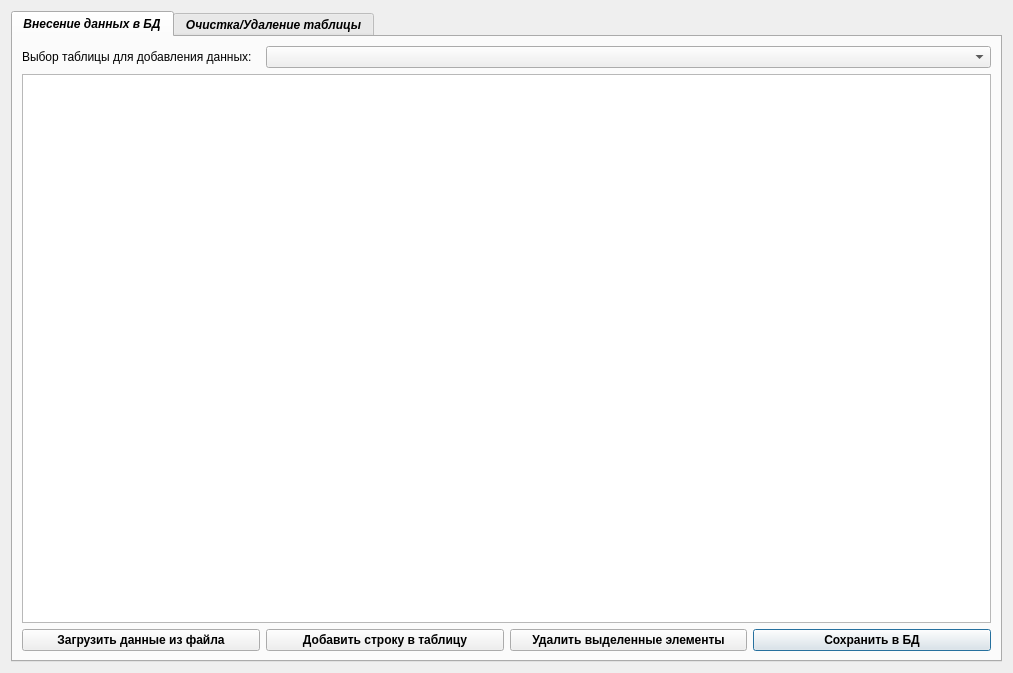
<?xml version="1.0" encoding="UTF-8"?>
<ui version="4.0">
 <class>ChangeDataWindow</class>
 <widget class="QDialog" name="ChangeDataWindow">
  <property name="geometry">
   <rect>
    <x>0</x>
    <y>0</y>
    <width>1013</width>
    <height>673</height>
   </rect>
  </property>
  <property name="windowTitle">
   <string>Изменение данных в БД</string>
  </property>
  <property name="windowIcon">
   <iconset resource="resource.qrc">
    <normaloff>:/rec/img/ico.ico</normaloff>:/rec/img/ico.ico</iconset>
  </property>
  <layout class="QHBoxLayout" name="horizontalLayout">
   <item>
    <widget class="QTabWidget" name="tabWidget">
     <property name="font">
      <font>
       <weight>75</weight>
       <italic>true</italic>
       <bold>true</bold>
      </font>
     </property>
     <property name="tabPosition">
      <enum>QTabWidget::North</enum>
     </property>
     <property name="currentIndex">
      <number>0</number>
     </property>
     <widget class="QWidget" name="addDataTab">
      <property name="font">
       <font>
        <weight>50</weight>
        <italic>false</italic>
        <bold>false</bold>
        <underline>false</underline>
       </font>
      </property>
      <attribute name="title">
       <string>Внесение данных в БД</string>
      </attribute>
      <layout class="QGridLayout" name="gridLayout_2">
       <item row="0" column="0">
        <widget class="QLabel" name="labelTableName">
         <property name="font">
          <font>
           <weight>50</weight>
           <italic>false</italic>
           <bold>false</bold>
           <underline>false</underline>
          </font>
         </property>
         <property name="text">
          <string>Выбор таблицы для добавления данных:</string>
         </property>
        </widget>
       </item>
       <item row="2" column="3">
        <widget class="QPushButton" name="pushData">
         <property name="font">
          <font>
           <weight>75</weight>
           <italic>false</italic>
           <bold>true</bold>
           <underline>false</underline>
          </font>
         </property>
         <property name="styleSheet">
          <string notr="true">QPushButton:hover { background-color: rgb(186, 189, 182) }
QPushButton:pressed { background-color: rgb(85, 87, 83) }</string>
         </property>
         <property name="text">
          <string>Сохранить в БД</string>
         </property>
        </widget>
       </item>
       <item row="2" column="0">
        <widget class="QPushButton" name="LoadFileBtn">
         <property name="font">
          <font>
           <weight>75</weight>
           <bold>true</bold>
          </font>
         </property>
         <property name="styleSheet">
          <string notr="true">QPushButton:hover { background-color: rgb(186, 189, 182) }
QPushButton:pressed { background-color: rgb(85, 87, 83) }</string>
         </property>
         <property name="text">
          <string>Загрузить данные из файла</string>
         </property>
        </widget>
       </item>
       <item row="1" column="0" colspan="4">
        <widget class="QTableWidget" name="addTableWidget"/>
       </item>
       <item row="0" column="1" colspan="3">
        <widget class="QComboBox" name="listNameTable"/>
       </item>
       <item row="2" column="1">
        <widget class="QPushButton" name="addRowBtn">
         <property name="font">
          <font>
           <weight>75</weight>
           <italic>false</italic>
           <bold>true</bold>
           <underline>false</underline>
          </font>
         </property>
         <property name="styleSheet">
          <string notr="true">QPushButton:hover { background-color: rgb(186, 189, 182) }
QPushButton:pressed { background-color: rgb(85, 87, 83) }</string>
         </property>
         <property name="text">
          <string>Добавить строку в таблицу</string>
         </property>
        </widget>
       </item>
       <item row="2" column="2">
        <widget class="QPushButton" name="pushButton">
         <property name="font">
          <font>
           <weight>75</weight>
           <bold>true</bold>
          </font>
         </property>
         <property name="styleSheet">
          <string notr="true">QPushButton:hover { background-color: rgb(186, 189, 182) }
QPushButton:pressed { background-color: rgb(85, 87, 83) }</string>
         </property>
         <property name="text">
          <string>Удалить выделенные элементы</string>
         </property>
        </widget>
       </item>
      </layout>
     </widget>
     <widget class="QWidget" name="createDelTab">
      <property name="font">
       <font>
        <weight>50</weight>
        <italic>false</italic>
        <bold>false</bold>
       </font>
      </property>
      <attribute name="title">
       <string>Очистка/Удаление таблицы</string>
      </attribute>
      <layout class="QGridLayout" name="gridLayout">
       <item row="0" column="0">
        <layout class="QVBoxLayout" name="verticalLayout_5">
         <item>
          <widget class="QLabel" name="labelTableName_2">
           <property name="font">
            <font>
             <pointsize>12</pointsize>
             <weight>50</weight>
             <italic>false</italic>
             <bold>false</bold>
             <underline>true</underline>
            </font>
           </property>
           <property name="layoutDirection">
            <enum>Qt::LeftToRight</enum>
           </property>
           <property name="text">
            <string>Выбор таблицы для удаления данных:</string>
           </property>
          </widget>
         </item>
         <item>
          <widget class="QComboBox" name="listNameTablesDelCrt">
           <property name="font">
            <font>
             <pointsize>14</pointsize>
            </font>
           </property>
           <property name="layoutDirection">
            <enum>Qt::LeftToRight</enum>
           </property>
          </widget>
         </item>
         <item>
          <widget class="QPushButton" name="clearTblBtn">
           <property name="font">
            <font>
             <pointsize>14</pointsize>
             <weight>75</weight>
             <bold>true</bold>
            </font>
           </property>
           <property name="layoutDirection">
            <enum>Qt::LeftToRight</enum>
           </property>
           <property name="styleSheet">
            <string notr="true">QPushButton:hover { background-color: rgb(186, 189, 182) }
QPushButton:pressed { background-color: rgb(85, 87, 83) }</string>
           </property>
           <property name="text">
            <string>Очистить таблицу</string>
           </property>
          </widget>
         </item>
         <item>
          <widget class="QPushButton" name="delTblBtn">
           <property name="font">
            <font>
             <pointsize>14</pointsize>
             <weight>75</weight>
             <bold>true</bold>
            </font>
           </property>
           <property name="layoutDirection">
            <enum>Qt::LeftToRight</enum>
           </property>
           <property name="styleSheet">
            <string notr="true">QPushButton:hover { background-color: rgb(186, 189, 182) }
QPushButton:pressed { background-color: rgb(85, 87, 83) }</string>
           </property>
           <property name="text">
            <string>Удалить таблицу</string>
           </property>
          </widget>
         </item>
        </layout>
       </item>
       <item row="1" column="2">
        <widget class="QGraphicsView" name="graphicsView_2">
         <property name="styleSheet">
          <string notr="true">border-image: url(:/rec/img/workTable.jpg)</string>
         </property>
        </widget>
       </item>
       <item row="0" column="2">
        <layout class="QVBoxLayout" name="verticalLayout_4">
         <item>
          <widget class="QLabel" name="labelDel">
           <property name="sizePolicy">
            <sizepolicy hsizetype="Maximum" vsizetype="Fixed">
             <horstretch>0</horstretch>
             <verstretch>0</verstretch>
            </sizepolicy>
           </property>
           <property name="font">
            <font>
             <pointsize>12</pointsize>
             <underline>true</underline>
            </font>
           </property>
           <property name="text">
            <string>Поле ввода параметра для  удаления из базы данных:</string>
           </property>
          </widget>
         </item>
         <item>
          <widget class="QLineEdit" name="lineDelEdit">
           <property name="font">
            <font>
             <pointsize>12</pointsize>
            </font>
           </property>
           <property name="alignment">
            <set>Qt::AlignCenter</set>
           </property>
          </widget>
         </item>
         <item>
          <widget class="QLabel" name="labelNameTbl">
           <property name="font">
            <font>
             <pointsize>12</pointsize>
             <underline>true</underline>
            </font>
           </property>
           <property name="text">
            <string>Таблица для удаления данных:</string>
           </property>
          </widget>
         </item>
         <item>
          <widget class="QComboBox" name="selectTableBox">
           <property name="font">
            <font>
             <pointsize>14</pointsize>
            </font>
           </property>
          </widget>
         </item>
         <item>
          <widget class="QPushButton" name="delBtn">
           <property name="font">
            <font>
             <pointsize>14</pointsize>
             <weight>75</weight>
             <bold>true</bold>
            </font>
           </property>
           <property name="styleSheet">
            <string notr="true">QPushButton:hover { background-color: rgb(186, 189, 182) }
QPushButton:pressed { background-color: rgb(85, 87, 83) }</string>
           </property>
           <property name="text">
            <string>Удалить запись в базе данных</string>
           </property>
          </widget>
         </item>
        </layout>
       </item>
       <item row="1" column="0">
        <widget class="QGraphicsView" name="graphicsView">
         <property name="maximumSize">
          <size>
           <width>973</width>
           <height>16777215</height>
          </size>
         </property>
         <property name="styleSheet">
          <string notr="true">border-image: url(:/rec/img/database.drawio.png);</string>
         </property>
        </widget>
       </item>
       <item row="0" column="1">
        <spacer name="horizontalSpacer">
         <property name="orientation">
          <enum>Qt::Horizontal</enum>
         </property>
         <property name="sizeType">
          <enum>QSizePolicy::Fixed</enum>
         </property>
         <property name="sizeHint" stdset="0">
          <size>
           <width>60</width>
           <height>20</height>
          </size>
         </property>
        </spacer>
       </item>
      </layout>
     </widget>
    </widget>
   </item>
  </layout>
 </widget>
 <resources>
  <include location="resource.qrc"/>
 </resources>
 <connections/>
</ui>
